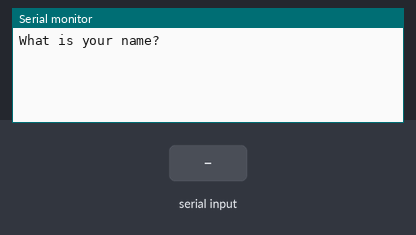
Recording of a sketch running on a simulated Arduino Uno, built with avr-gcc and run on an emulated ATmega328P. On the bench: the last lines printed to the serial monitor. The test bench sets the inputs (shaded band).

Above: at 3.2 s.
3.3 s: "1\n" received over Serial
At 3.9 s:
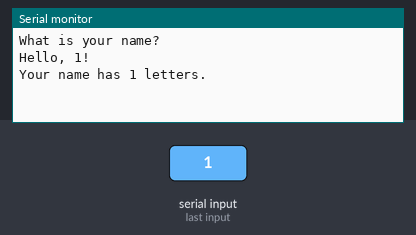
4.8 s: "0\n" received over Serial
At 6.0 s:
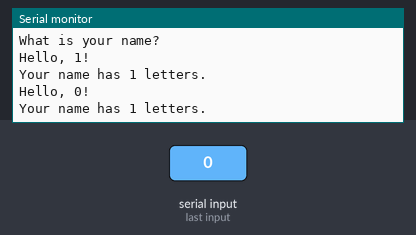
6.3 s: "2\n" received over Serial
At 7.4 s:
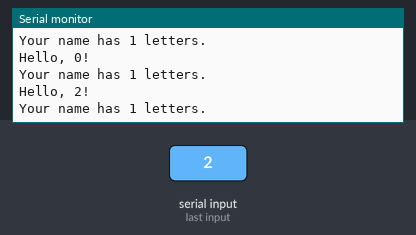

The sketch:

06_greeter.ino
```cpp
void setup() {
  Serial.begin(115200);
  delay(2000);
  Serial.println("What is your name?");
}

void loop() {
  if (Serial.available()) {
    String name = Serial.readStringUntil('\n');
    name.trim();
    Serial.println("Hello, " + name + "!");
    int n = name.length();
    Serial.print("Your name has ");
    Serial.print(n);
    Serial.println(" letters.");
  }
}
```

Measured:
- after the input at 3.3 s, the serial monitor: prints a new line at once (image 1)
- after the input at 4.8 s, the serial monitor: prints a new line at once (image 2)
- after the input at 6.3 s, the serial monitor: prints a new line at once (image 3)
